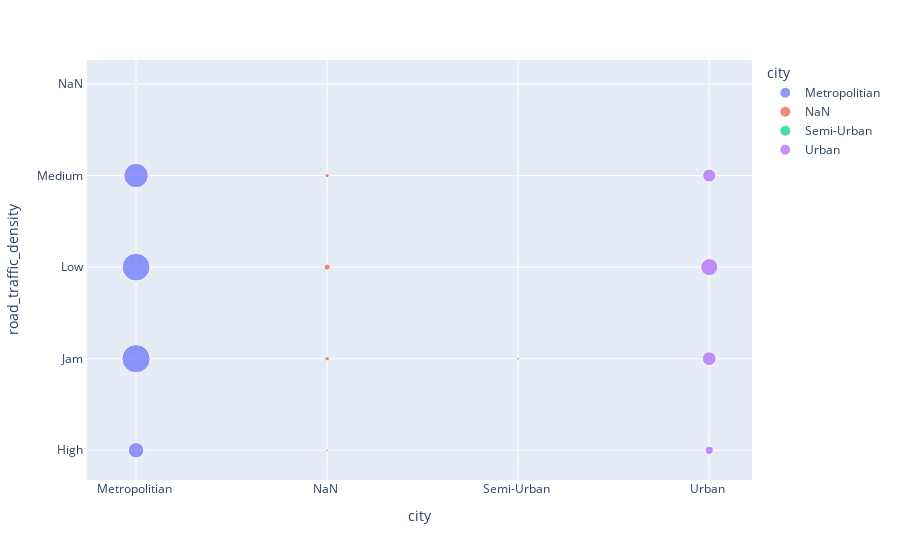

Here is the notebook cell this chart was saved with:
### Markdown cell above
## 2.4 Comparação do volume de pedidos por cidade e tipo de tráfego

### Code cell
aux2 = df2[['id', 'city','road_traffic_density']].groupby( ['city', 'road_traffic_density'] ).count().reset_index()
scatter_graph = px.scatter(aux2, x='city', y='road_traffic_density', size='id', color='city')
scatter_graph

### Figure 1 — Plotly figure (JSON) as saved in the notebook; plotly's stock layout.template omitted (floating-point values rounded to 4 significant figures)
{"data": [{"hovertemplate": "city=%{x}<br>road_traffic_density=%{y}<br>id=%{marker.size}<extra></extra>", "legendgroup": "Metropolitian ", "marker": {"color": "#636efa", "size": [3215, 10581, 10254, 7917, 64], "sizemode": "area", "sizeref": 26.45, "symbol": "circle"}, "mode": "markers", "name": "Metropolitian ", "orientation": "v", "showlegend": true, "type": "scatter", "x": ["Metropolitian ", "Metropolitian ", "Metropolitian ", "Metropolitian ", "Metropolitian "], "xaxis": "x", "y": ["High ", "Jam ", "Low ", "Medium ", "NaN "], "yaxis": "y"}, {"hovertemplate": "city=%{x}<br>road_traffic_density=%{y}<br>id=%{marker.size}<extra></extra>", "legendgroup": "NaN ", "marker": {"color": "#EF553B", "size": [93, 273, 493, 244, 2], "sizemode": "area", "sizeref": 26.45, "symbol": "circle"}, "mode": "markers", "name": "NaN ", "orientation": "v", "showlegend": true, "type": "scatter", "x": ["NaN ", "NaN ", "NaN ", "NaN ", "NaN "], "xaxis": "x", "y": ["High ", "Jam ", "Low ", "Medium ", "NaN "], "yaxis": "y"}, {"hovertemplate": "city=%{x}<br>road_traffic_density=%{y}<br>id=%{marker.size}<extra></extra>", "legendgroup": "Semi-Urban ", "marker": {"color": "#00cc96", "size": [16, 126, 10], "sizemode": "area", "sizeref": 26.45, "symbol": "circle"}, "mode": "markers", "name": "Semi-Urban ", "orientation": "v", "showlegend": true, "type": "scatter", "x": ["Semi-Urban ", "Semi-Urban ", "Semi-Urban "], "xaxis": "x", "y": ["High ", "Jam ", "Medium "], "yaxis": "y"}, {"hovertemplate": "city=%{x}<br>road_traffic_density=%{y}<br>id=%{marker.size}<extra></extra>", "legendgroup": "Urban ", "marker": {"color": "#ab63fa", "size": [888, 2500, 3858, 2246, 25], "sizemode": "area", "sizeref": 26.45, "symbol": "circle"}, "mode": "markers", "name": "Urban ", "orientation": "v", "showlegend": true, "type": "scatter", "x": ["Urban ", "Urban ", "Urban ", "Urban ", "Urban "], "xaxis": "x", "y": ["High ", "Jam ", "Low ", "Medium ", "NaN "], "yaxis": "y"}], "layout": {"legend": {"itemsizing": "constant", "title": {"text": "city"}, "tracegroupgap": 0}, "margin": {"t": 60}, "xaxis": {"anchor": "y", "categoryarray": ["Metropolitian ", "NaN ", "Semi-Urban ", "Urban "], "categoryorder": "array", "domain": [0, 1], "title": {"text": "city"}}, "yaxis": {"anchor": "x", "domain": [0, 1], "title": {"text": "road_traffic_density"}}}}
